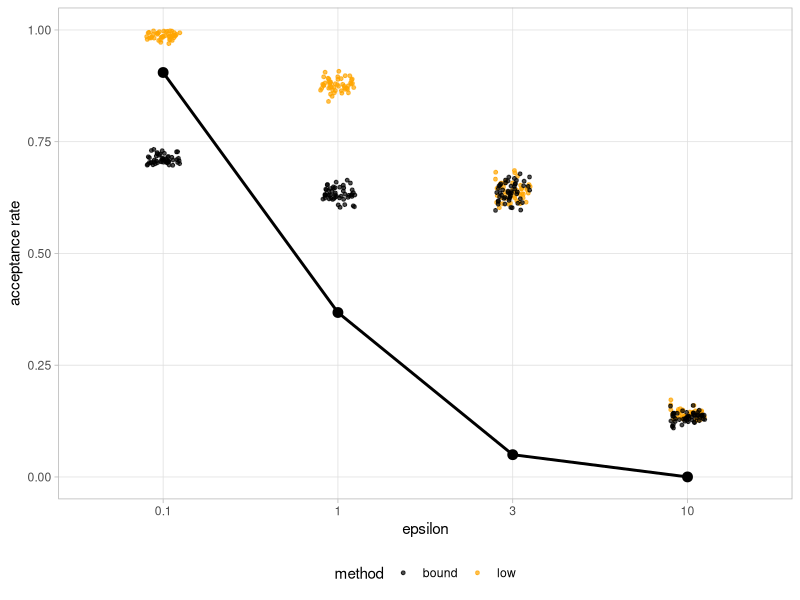
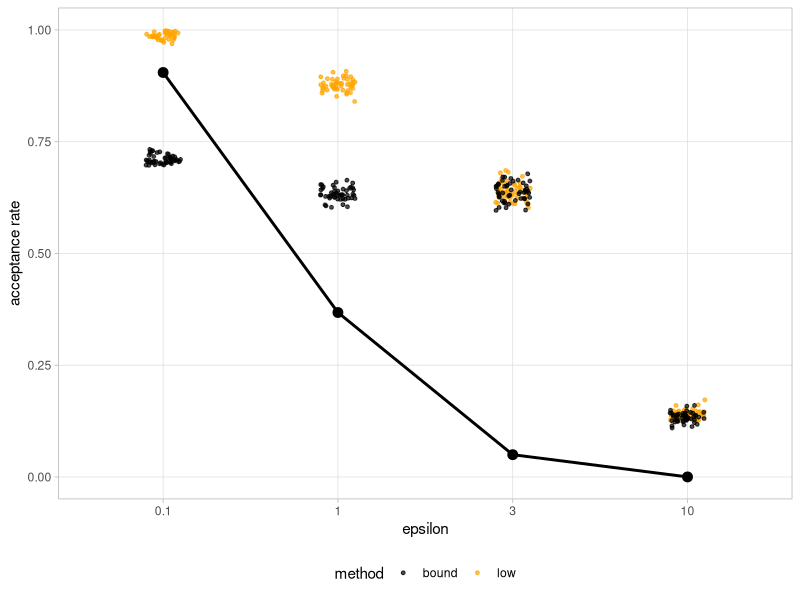

Generate these figures, in order, with R:
library(ggplot2)

# Data from your results
epsilon <- c(0.1, 1, 3, 10)
standard_acc <- c(0.9891, 0.8747, 0.6436, 0.14)
sdp_aware_acc <- c(0.7108, 0.6295, 0.6374, 0.1342)
bound <- exp(-epsilon)  # Theoretical lower bound

# Create mean data - simulated variations around your values
set.seed(123)
mean_data <- data.frame(
  epsilon = rep(epsilon, each=50),
  acceptance = c(
    rnorm(50, mean=standard_acc[1], sd=0.01),
    rnorm(50, mean=standard_acc[2], sd=0.015),
    rnorm(50, mean=standard_acc[3], sd=0.02),
    rnorm(50, mean=standard_acc[4], sd=0.01)
  ),
  method = "mean"
)

# Create low data - based on your sdp-aware values
low_data <- data.frame(
  epsilon = rep(epsilon, each=50),
  acceptance = c(
    rnorm(50, mean=sdp_aware_acc[1], sd=0.01),
    rnorm(50, mean=sdp_aware_acc[2], sd=0.015),
    rnorm(50, mean=sdp_aware_acc[3], sd=0.02),
    rnorm(50, mean=sdp_aware_acc[4], sd=0.01)
  ),
  method = "low"
)

# Combine data
df <- rbind(mean_data, low_data)

# Add bound data
bound_df <- data.frame(
  epsilon = epsilon,
  acceptance = bound,
  method = "bound"
)

# Create the plot
p <- ggplot() +
  geom_jitter(data=df, aes(x=factor(epsilon), y=acceptance, color=method),
              width=0.1, height=0, alpha=0.7, size=1) +
  geom_line(data=bound_df, aes(x=factor(epsilon), y=acceptance, group=1),
            color="black", size=1) +
  geom_point(data=bound_df, aes(x=factor(epsilon), y=acceptance),
             color="black", size=3) +
  scale_color_manual(values=c("black", "orange", "skyblue"),
                     labels=c("bound", "low", "mean")) +
  scale_y_continuous(limits=c(0, 1)) +
  labs(
    x = "epsilon",
    y = "acceptance rate"
  ) +
  theme_light() +
  theme(
    panel.grid.minor = element_blank(),
    legend.position = "bottom"
  )

# Save the plot
ggsave("acceptance_rates_bound.png", p, width=8, height=6, dpi=300)
print(p)
